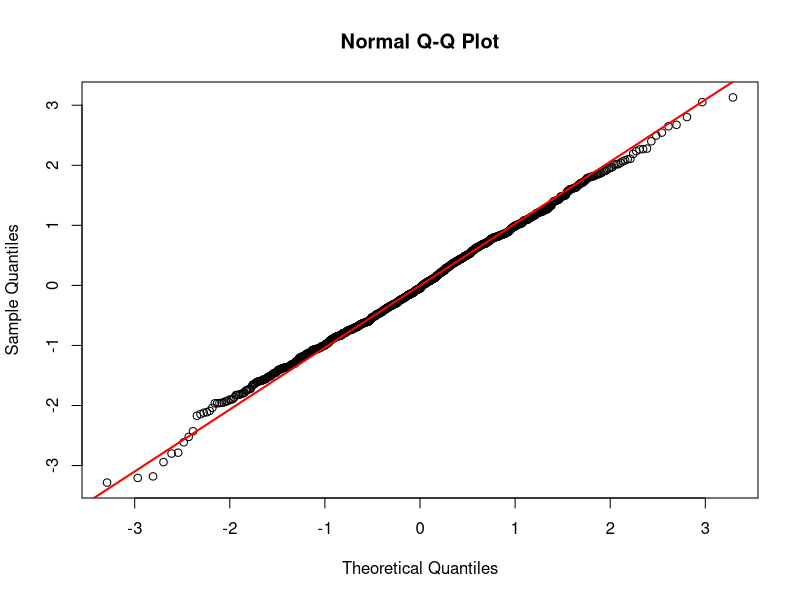
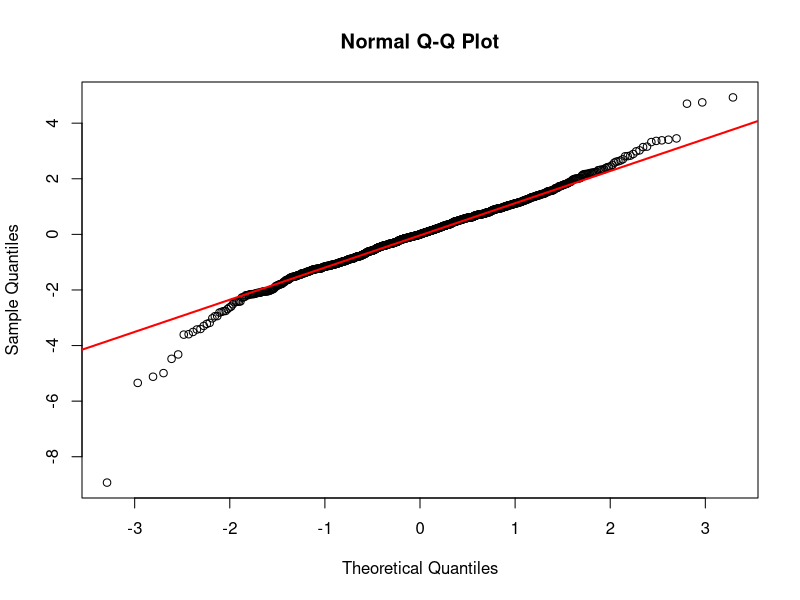
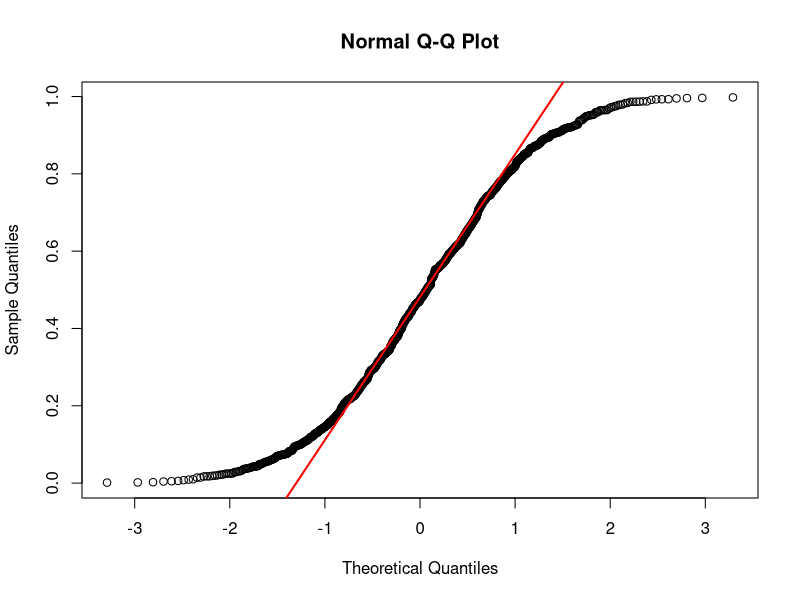
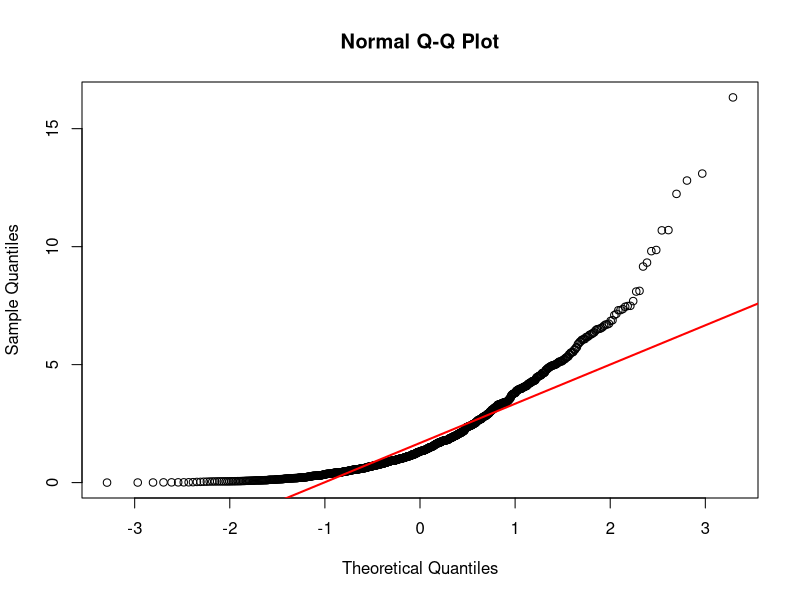
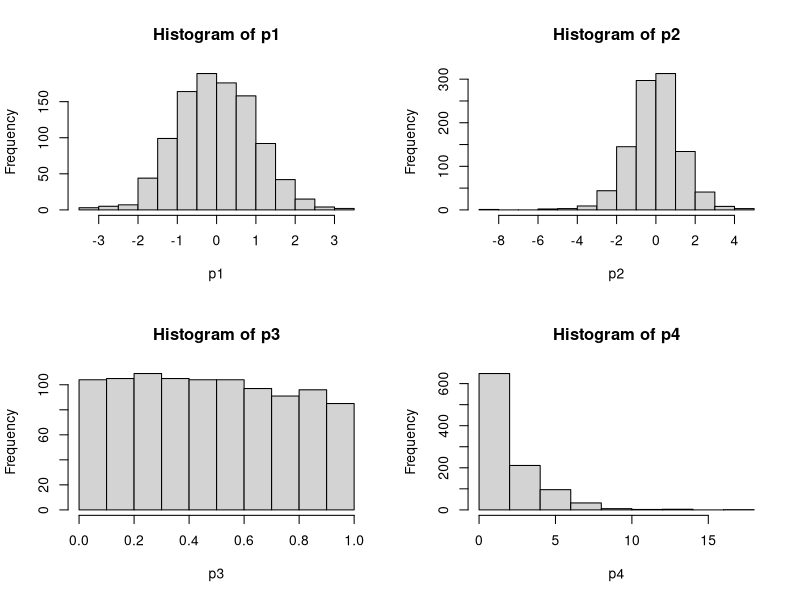

These figures' R source, in order:
help(sample)
p1 <- rnorm(1000, mean=0, sd=1)
qqnorm(p1)
qqline(p1,col="red",lwd=2)

p2 <- rt(1000,5)
qqnorm(p2)
qqline(p2,col="red",lwd=2)

p3 <- runif(1000, 0, 1)
qqnorm(p3)
qqline(p3,col="red",lwd=2)

p4 <- rchisq(1000, 2)
qqnorm(p4)
qqline(p4,col="red",lwd=2)

par(mfrow = c(2,2))
hist(p1)
hist(p2)
hist(p3)
hist(p4)
